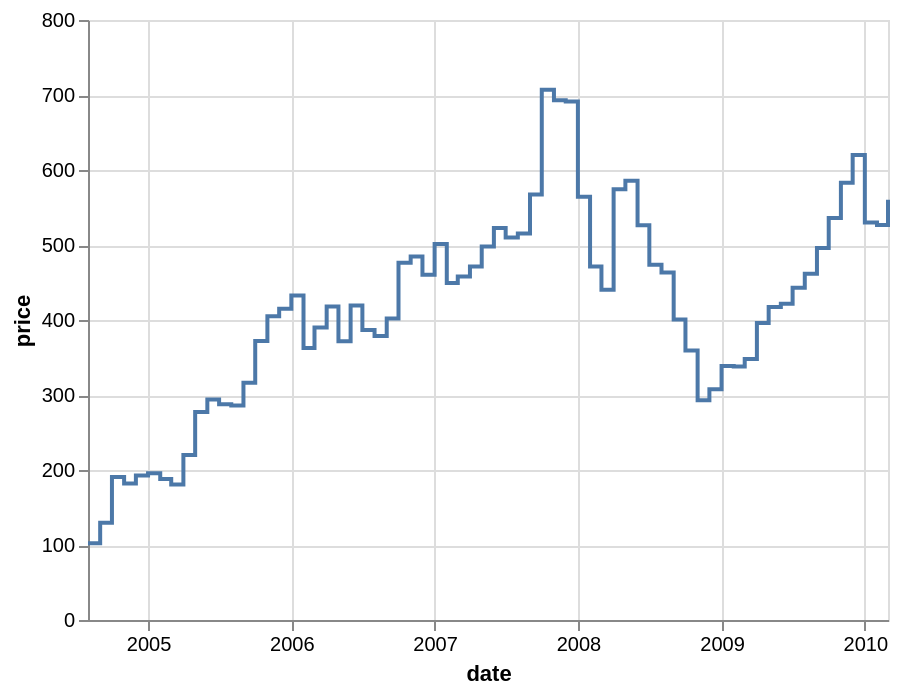

Describe this chart as a Vega-Lite specification.
### Vega-Lite specification from a JSON file in a GitHub repository (floating-point values rounded to 4 significant figures; data arrays with more than 128 entries replaced by an {"elided": "..."} marker saying what was removed)
{"transform": [{"filter": "(datum.symbol === 'GOOG')"}], "encoding": {"y": {"field": "price", "type": "quantitative"}, "x": {"field": "date", "type": "temporal"}}, "data": {"values": {"elided": "560 records"}}, "$schema": "https://vega.github.io/schema/vega-lite/v2.4.1.json", "config": {"view": {"height": 300, "width": 400}}, "mark": {"interpolate": "step-after", "type": "line"}}
